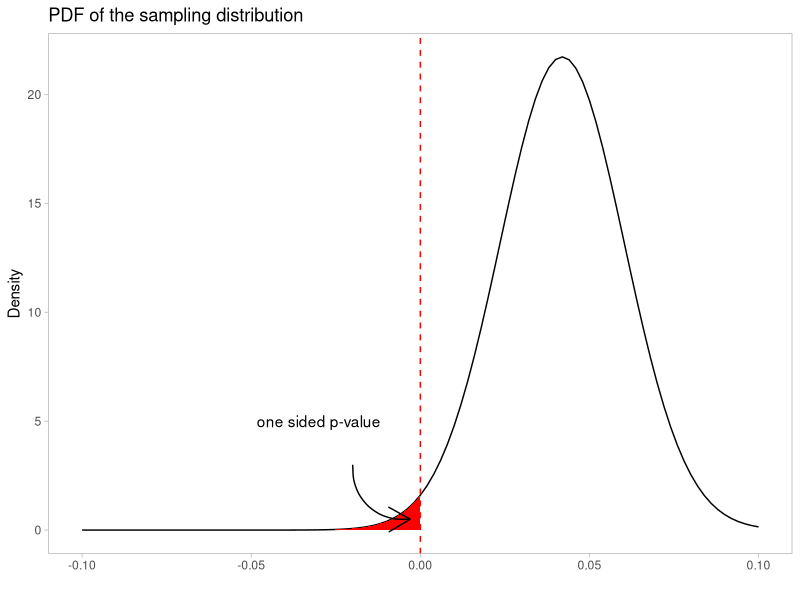
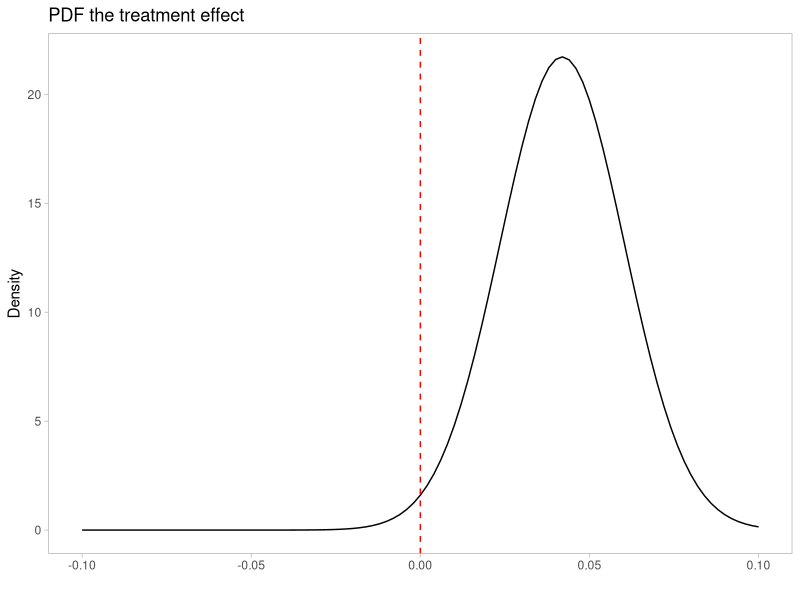
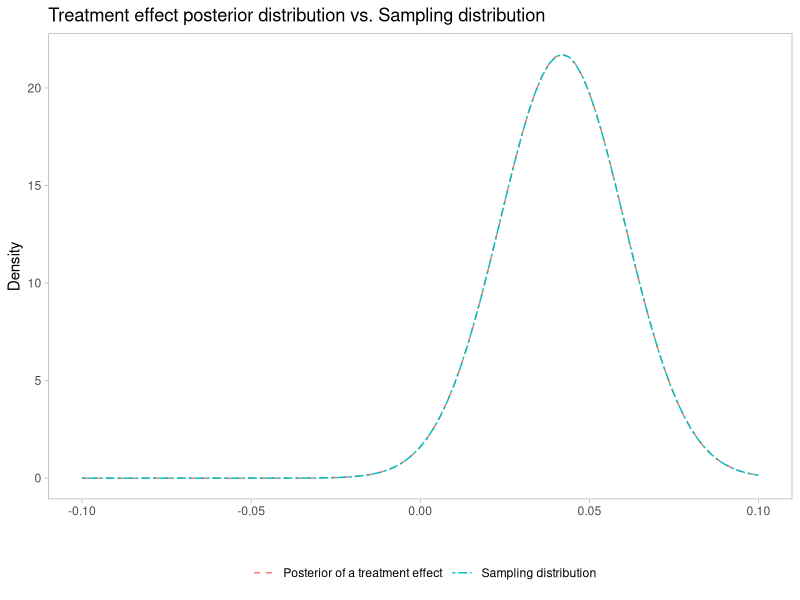
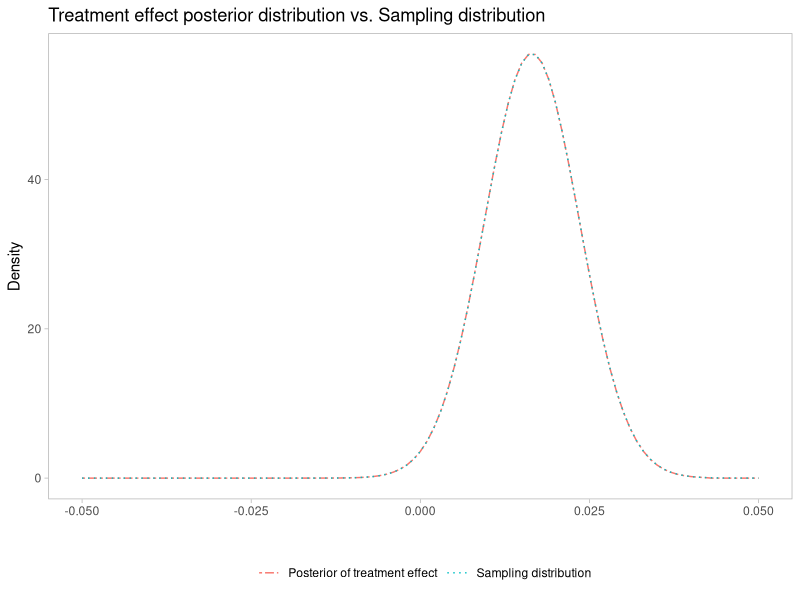
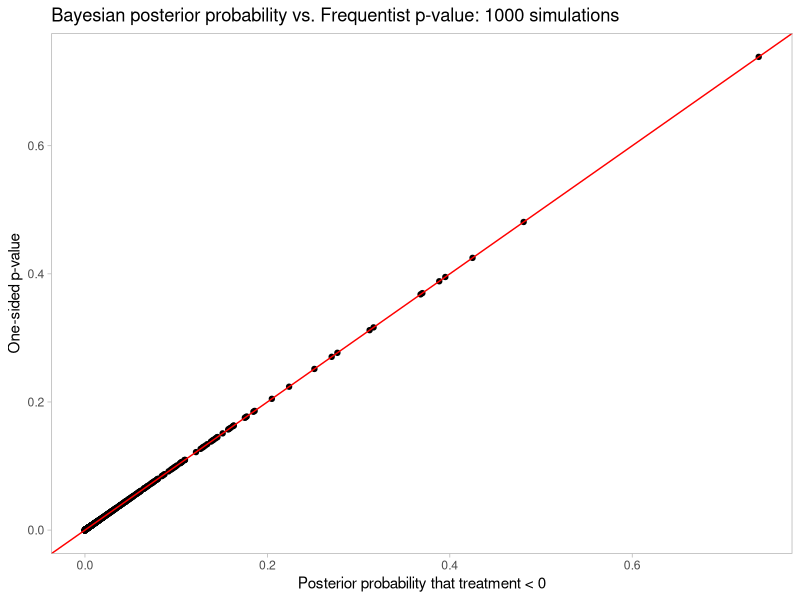

Reproduce these figures in R, in order.
## ---- chunk 1
library(ggplot2)
library(tidyverse)
library(kableExtra)
## ---- chunk 2

set.seed(42)
n = 6000
effect_size = 0.05

A = rnorm(n, 0, 1)
B = rnorm(n, effect_size, 1)

sampling_distribution = function(X, Y) {
  list(
    mean = mean(X) - mean(Y),
    sd = sqrt(var(X) / n + var(Y) / n)
  )
}

sdist = sampling_distribution(B, A)
t = sdist$mean / sdist$sd

as_tibble(sdist) |> 
  pivot_longer(everything(), names_to = "statistic") |> 
  kbl(caption='Summary statistics of the sampling distribution') |> 
  kable_minimal(full_width = T, position='left')

tibble(
  statistic = c('Test statistic', 'P-value'),
  value = c(t, (1 - pnorm(t)) * 2)
) |> kbl(caption='Hypothesis test outcomes') |> 
  kable_minimal(full_width = T, position='left')
## ---- chunk 3
#| code-fold: true
#| code-summary: "Show code"

pvalue_dens = function(x, mean, sd) {
  if_else(x <= 0, dnorm(x, mean, sd), 0)
}

ggplot() + geom_function(
  fun = dnorm,
  args = sdist
) + xlim(-0.1, 0.1) + 
  geom_vline(xintercept=0, color='red', linetype='dashed') + 
  xlab("") + ggtitle("PDF of the sampling distribution") + 
  ylab("Density") +
  stat_function(
    fun = dnorm,
    args = sdist,
    geom = 'area',
    fill = 'red',
    xlim = c(-0.1, 0.0)
  ) + 
  annotate('text', x = -0.03, y=5, label='one sided p-value') + 
  geom_curve(
    aes(x=-0.02, y=3, xend=-0.003, yend=0.5), 
    arrow=arrow(angle=-30), linewidth=0.5
  ) +
  theme_light() + theme(panel.grid=element_blank())
## ---- chunk 4
#this is also a p-value!
format(pnorm(0, mean = sdist$mean, sd = sdist$sd, lower.tail=T) * 2, digits=4)
## ---- chunk 5
t.test(B, A)
## ---- chunk 6
difference_of_two_normals = function(X, Y) {
  list (
    mean = X$mean - Y$mean,
    tau = 1 / ((1 / X$tau) + (1 / Y$tau)),
    sd = sqrt((1 / X$tau) + (1 / Y$tau))
  )
}


difference_of_two_normals(list(mean=0, tau=0.001), list(mean=0, tau=0.001)) |> 
  as_tibble() |> pivot_longer(everything(), names_to = 'statistic') |>
  kbl(caption='Implied treatment effect prior distribution') |> 
  kable_minimal(full_width = T, position='left')

## ---- chunk 7

calculate_normal_posterior = function(X, prior) {
  n = length(X)
  observed_mu = mean(X)
  observed_tau = 1 / var(X)
  
  list(
    mean = (prior$tau * prior$mean + observed_tau * observed_mu * n) / (prior$tau + n * observed_tau),
    tau = (prior$tau + n * observed_tau),
    sd = sqrt(1 / (prior$tau + n * observed_tau))
  )
}

A_posterior = calculate_normal_posterior(A, list(mean=0, tau=0.001))
B_posterior = calculate_normal_posterior(B, list(mean=0, tau=0.001))

bind_rows(A_posterior, B_posterior, .id = 'ID') |> 
  mutate(ID = str_replace_all(ID, c('1'='A', '2'='B'))) |>
  kbl(caption='Posterior distributions of experiment arms') |> 
  kable_minimal(full_width = T, position='left')

## ---- chunk 8

treatment_posterior = difference_of_two_normals(B_posterior, A_posterior)
treatment_posterior |> as_tibble() |> pivot_longer(everything(), names_to = 'statistic') |>
  kbl(caption='Posterior distribution of the treatment effect') |> 
  kable_minimal(full_width = T, position='left')
## ---- chunk 9
#| code-fold: true
#| code-summary: "Show code"

ggplot() + geom_function(
  fun = dnorm, 
  args = within(treatment_posterior, rm("tau"))
) + xlim(-0.1, 0.1) + 
  geom_vline(xintercept=0, color='red', linetype='dashed') + 
  xlab("") + ggtitle("PDF the treatment effect") + ylab("Density") +
  theme_light() + theme(panel.grid=element_blank())
## ---- chunk 10
#| code-fold: true
#| code-summary: "Show code"

ggplot() + geom_function(
  fun = dnorm, 
  args = within(treatment_posterior, rm("tau")),
  aes(color = 'Posterior of a treatment effect'),
  linetype='dashed'
) + xlim(-0.1, 0.1) + 
  geom_function(
  fun = dnorm, 
  args = sdist,
  aes(color = 'Sampling distribution'),
  linetype='twodash'
) + xlab("") + ggtitle("Treatment effect posterior distribution vs. Sampling distribution") + 
  ylab("Density") + labs(color='') +
  theme_light() + theme(panel.grid=element_blank(), legend.position='bottom')
## ---- chunk 11
eff = 0.02
baseline = 0.17
n_group = 6000

power.prop.test(n=n_group, p1 = baseline, p2 = baseline + eff, sig.level=0.05)
## ---- chunk 12
get_samples = function(n_group, baseline, eff) {
  list(
    A = rbinom(n_group, 1, baseline),
    B = rbinom(n_group, 1, baseline + eff)
  )
}

calculate_beta_posterior = function(X, prior){
  list(
    alpha = prior$alpha + sum(X),
    beta = prior$beta + (length(X) - sum(X))
  )
}

#calculate density at a given point X for the difference between two beta distributions
pdf_beta_diff = function(X, d1, d2) {
  
  sapply(X, function(t) {
    integrate(function(i) {
      (dbeta(i, d1$alpha, d1$beta) * dbeta(i-t, d2$alpha, d2$beta) + dbeta(i, d2$alpha, d2$beta) * dbeta(i+t, d1$alpha, d1$beta)) / 2
    }, lower=-Inf, upper=Inf, stop.on.error = F)$value
    })
  
}

#calculate a total CDF between X and Y for two beta distributions
cdf_beta_diff = function(X, Y, d1, d2) {
  integrate(pdf_beta_diff, d1, d2, lower=X, upper=Y, stop.on.error = F)$value
}
## ---- chunk 13
set.seed(42)
data = get_samples(n_group, baseline, eff)
sdist = sampling_distribution(data$B, data$A)
sdist |>as_tibble() |>
  pivot_longer(everything(), names_to = "statistic") |> 
  kbl(caption='Summary statistics of the sampling distribution') |> 
  kable_minimal(full_width = T, position='left')
## ---- chunk 14
A_posterior = calculate_beta_posterior(data$A, list(alpha=1, beta=1))
B_posterior = calculate_beta_posterior(data$B, list(alpha=1, beta=1))
## ---- chunk 15
#| code-fold: true
#| code-summary: "Show code"

ggplot() + geom_function(
  fun = pdf_beta_diff, 
  args = list(d1=B_posterior, d2=A_posterior),
  aes(color = 'Posterior of treatment effect'),
  linetype='twodash'
) + xlim(-0.05, 0.05) + 
  geom_function(
  fun = dnorm, 
  args = sdist,
  aes(color = 'Sampling distribution'),
  linetype='dotted'
) + xlab("") + ggtitle("Treatment effect posterior distribution vs. Sampling distribution") + 
  ylab("Density") + labs(color='') +
  theme_light() + theme(panel.grid=element_blank(), legend.position='bottom')
## ---- chunk 16
#| code-fold: true
#| code-summary: "Show code"
#| 
tibble(
  statistic = c('One-sided p-value', 'Probabability treatment is < 0'), 
  value = c(
    t.test(data$B, data$A, alternative='g')$p.value, 
    cdf_beta_diff(-Inf, 0, B_posterior, A_posterior)
  )
) |> kbl(caption='P-value vs. Bayesian estimate of treatment effect < 0') |> 
  kable_minimal(full_width = T, position='left')
## ---- chunk 17
#| code-fold: true
#| code-summary: "Show code"

sim_results = sapply(1:1000, function(i) {
  data = get_samples(n_group, baseline, eff)
  A_posterior = calculate_beta_posterior(data$A, list(alpha=1, beta=1))
  B_posterior = calculate_beta_posterior(data$B, list(alpha=1, beta=1))
  posterior_prob_above_zero = cdf_beta_diff(-Inf, 0, B_posterior, A_posterior)
  p_value = t.test(data$B, data$A, alternative='g')$p.value
  c(posterior_prob_above_zero, p_value)
})
## ---- chunk 18
#| code-fold: true
#| code-summary: "Show code"

sim_results |> t() |> as_tibble(.name_repair = "unique") |> 
  rename_with(function(x) c('X', 'Y')) |>
  ggplot() + geom_point(aes(x=X, y=Y)) + labs(
  x = 'Posterior probability that treatment < 0', y="One-sided p-value"
) + geom_abline(slope=1, intercept = 0, color='red') + 
  ggtitle('Bayesian posterior probability vs. Frequentist p-value: 1000 simulations') +
  theme_light() + theme(panel.grid=element_blank(), legend.position='bottom')
